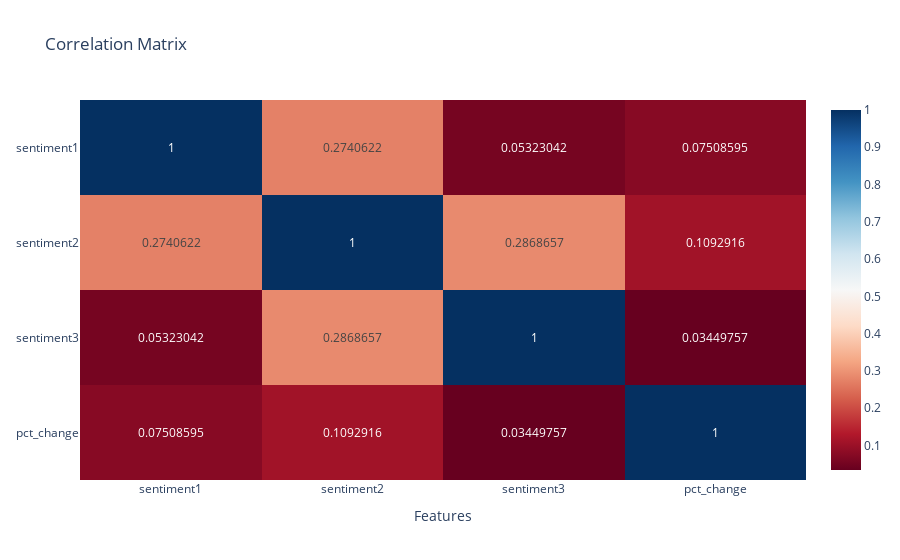

Notebook source saved alongside this figure:
### Code cell
fig = px.imshow(correlation_df, text_auto=True, aspect="auto", color_continuous_scale='RdBu', title="Correlation Matrix")
fig.update_xaxes(title_text="Features")
fig.show()

### Figure 1 — Plotly figure (JSON) as saved in the notebook; plotly's stock layout.template omitted (floating-point values rounded to 4 significant figures)
{"data": [{"coloraxis": "coloraxis", "hovertemplate": "x: %{x}<br>y: %{y}<br>color: %{z}<extra></extra>", "name": "0", "texttemplate": "%{z}", "type": "heatmap", "x": ["sentiment1", "sentiment2", "sentiment3", "pct_change"], "xaxis": "x", "y": ["sentiment1", "sentiment2", "sentiment3", "pct_change"], "yaxis": "y", "z": [[1, 0.2741, 0.05323, 0.07509], [0.2741, 1, 0.2869, 0.1093], [0.05323, 0.2869, 1, 0.0345], [0.07509, 0.1093, 0.0345, 1]]}], "layout": {"coloraxis": {"colorscale": [[0, "rgb(103,0,31)"], [0.1, "rgb(178,24,43)"], [0.2, "rgb(214,96,77)"], [0.3, "rgb(244,165,130)"], [0.4, "rgb(253,219,199)"], [0.5, "rgb(247,247,247)"], [0.6, "rgb(209,229,240)"], [0.7, "rgb(146,197,222)"], [0.8, "rgb(67,147,195)"], [0.9, "rgb(33,102,172)"], [1, "rgb(5,48,97)"]]}, "title": {"text": "Correlation Matrix"}, "xaxis": {"anchor": "y", "domain": [0, 1], "title": {"text": "Features"}}, "yaxis": {"anchor": "x", "autorange": "reversed", "domain": [0, 1]}}}
